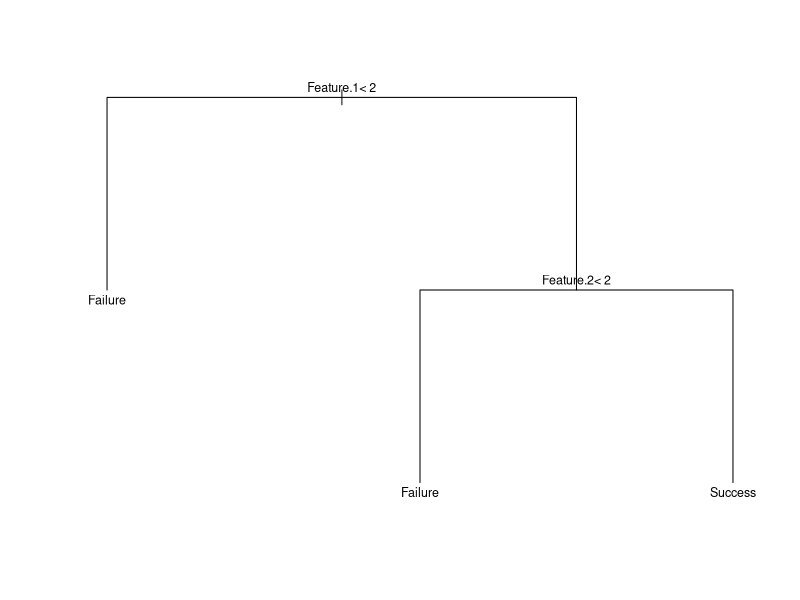

Write the R code that produced this figure.
library(rpart)

well_outcome <- read.table("well-example.csv", sep=";",row.name = "Well.ID", header=TRUE)

fit <- rpart(Success ~ Feature.1 + Feature.2 + Feature.3, data=well_outcome, control=rpart.control(minbucket=1), method="class")

plot(fit)
text(fit, cex=.75)
